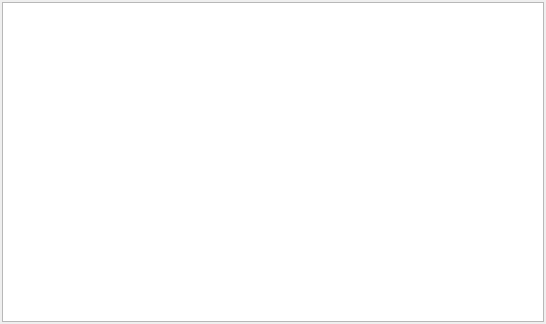
<?xml version="1.0" encoding="UTF-8"?>
<ui version="4.0">
 <class>VarView</class>
 <widget class="QWidget" name="VarView">
  <property name="geometry">
   <rect>
    <x>0</x>
    <y>0</y>
    <width>546</width>
    <height>324</height>
   </rect>
  </property>
  <property name="windowTitle">
   <string>Form</string>
  </property>
  <layout class="QVBoxLayout" name="verticalLayout">
   <property name="margin">
    <number>2</number>
   </property>
   <item>
    <widget class="EntityTable" name="table"/>
   </item>
  </layout>
 </widget>
 <customwidgets>
  <customwidget>
   <class>EntityTable</class>
   <extends>QTableView</extends>
   <header>widgets/entitytable.h</header>
  </customwidget>
 </customwidgets>
 <resources/>
 <connections/>
</ui>
